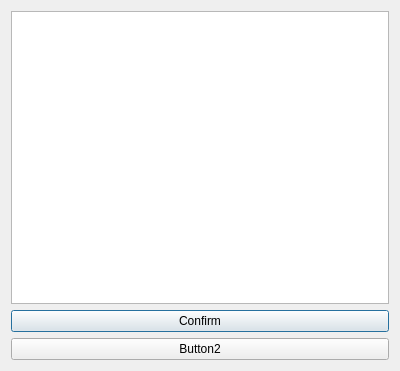
<?xml version="1.0" encoding="UTF-8"?>
<ui version="4.0">
 <class>CustomDialog</class>
 <widget class="QDialog" name="CustomDialog">
  <property name="geometry">
   <rect>
    <x>0</x>
    <y>0</y>
    <width>400</width>
    <height>371</height>
   </rect>
  </property>
  <property name="windowTitle">
   <string>Dialog</string>
  </property>
  <layout class="QVBoxLayout" name="verticalLayout">
   <item>
    <widget class="QTextEdit" name="textEdit"/>
   </item>
   <item>
    <widget class="QPushButton" name="pushButton">
     <property name="text">
      <string>Confirm</string>
     </property>
    </widget>
   </item>
   <item>
    <widget class="QPushButton" name="pushButton_2">
     <property name="text">
      <string>Button2</string>
     </property>
    </widget>
   </item>
  </layout>
 </widget>
 <resources/>
 <connections/>
</ui>
